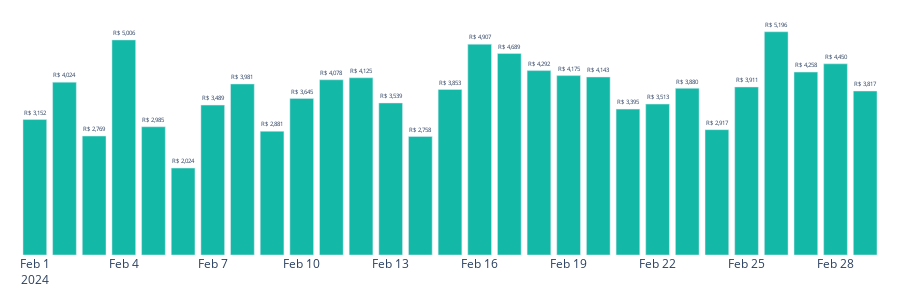

The cell this chart's notebook holds for it:
### Code cell
fig_clientes = go.Figure()
fig_clientes.add_trace(go.Bar(
    x=df_vendas_mes['Data'],
    y=df_vendas_mes['Valor_total'],
    marker=dict(color='rgb(20, 184, 166)'),
    text=[f'R$ {v:,.0f}' for v in df_vendas_mes['Valor_total']],
    textposition='outside',
    textfont=dict(size=10)
))

fig_clientes.update_layout(
    height=300,
    margin=dict(l=20, r=20, t=20, b=20),
    paper_bgcolor='rgba(0,0,0,0)',
    plot_bgcolor='rgba(0,0,0,0)',
    xaxis=dict(showgrid=False),
    yaxis=dict(showgrid=False, showticklabels=False),
    showlegend=False
)

### Figure 1 — Plotly figure (JSON) as saved in the notebook; plotly's stock layout.template omitted (floating-point values rounded to 4 significant figures)
{"data": [{"marker": {"color": "rgb(20, 184, 166)"}, "text": ["R$ 3,152", "R$ 4,024", "R$ 2,769", "R$ 5,006", "R$ 2,985", "R$ 2,024", "R$ 3,489", "R$ 3,981", "R$ 2,881", "R$ 3,645", "R$ 4,078", "R$ 4,125", "R$ 3,539", "R$ 2,758", "R$ 3,853", "R$ 4,907", "R$ 4,689", "R$ 4,292", "R$ 4,175", "R$ 4,143", "R$ 3,395", "R$ 3,513", "R$ 3,880", "R$ 2,917", "R$ 3,911", "R$ 5,196", "R$ 4,258", "R$ 4,450", "R$ 3,817"], "textfont": {"size": 10}, "textposition": "outside", "type": "bar", "x": ["2024-02-01T00:00:00.000000000", "2024-02-02T00:00:00.000000000", "2024-02-03T00:00:00.000000000", "2024-02-04T00:00:00.000000000", "2024-02-05T00:00:00.000000000", "2024-02-06T00:00:00.000000000", "2024-02-07T00:00:00.000000000", "2024-02-08T00:00:00.000000000", "2024-02-09T00:00:00.000000000", "2024-02-10T00:00:00.000000000", "2024-02-11T00:00:00.000000000", "2024-02-12T00:00:00.000000000", "2024-02-13T00:00:00.000000000", "2024-02-14T00:00:00.000000000", "2024-02-15T00:00:00.000000000", "2024-02-16T00:00:00.000000000", "2024-02-17T00:00:00.000000000", "2024-02-18T00:00:00.000000000", "2024-02-19T00:00:00.000000000", "2024-02-20T00:00:00.000000000", "2024-02-21T00:00:00.000000000", "2024-02-22T00:00:00.000000000", "2024-02-23T00:00:00.000000000", "2024-02-24T00:00:00.000000000", "2024-02-25T00:00:00.000000000", "2024-02-26T00:00:00.000000000", "2024-02-27T00:00:00.000000000", "2024-02-28T00:00:00.000000000", "2024-02-29T00:00:00.000000000"], "y": [3152.0, 4024.0, 2769.0, 5006.0, 2985.0, 2024.0, 3489.0, 3981.0, 2881.0, 3645.0, 4078.0, 4125.0, 3539.0, 2758.0, 3853.0, 4907.0, 4689.0, 4292.0, 4175.0, 4143.0, 3395.0, 3513.0, 3880.0, 2917.0, 3911.0, 5196.0, 4258.0, 4450.0, 3817.0]}], "layout": {"height": 300, "margin": {"b": 20, "l": 20, "r": 20, "t": 20}, "paper_bgcolor": "rgba(0,0,0,0)", "plot_bgcolor": "rgba(0,0,0,0)", "showlegend": false, "xaxis": {"showgrid": false}, "yaxis": {"showgrid": false, "showticklabels": false}}}
